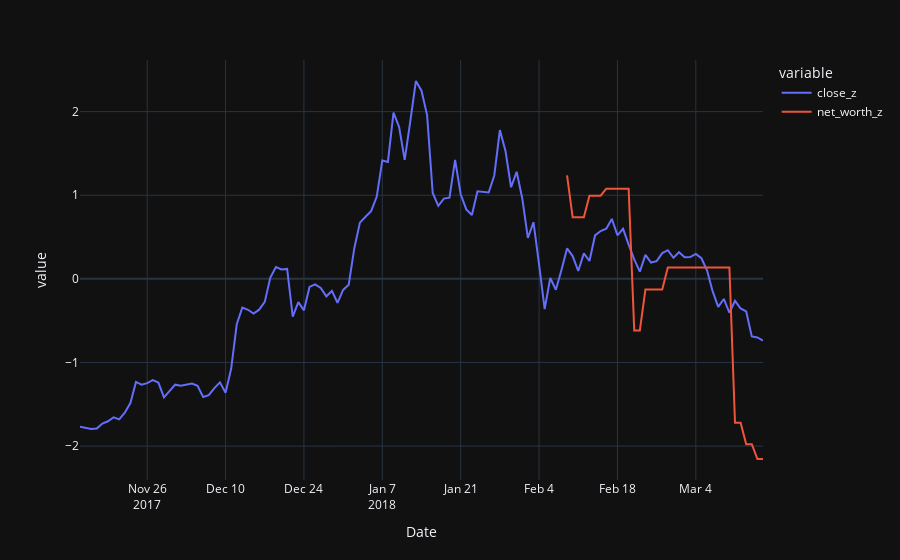

The notebook cell this image was saved under:
### Code cell
#the close price and the net worth amounts need to be normalized to the same scale
# We will get the z-scores for each column and then plot them
df['close_z'] = (df['Close'] - df['Close'].mean())/df['Close'].std(ddof=0)
df['net_worth_z'] = (df['net_worth'] - df['net_worth'].mean())/df['net_worth'].std(ddof=0)
px.line(df, x=df.index, y=['close_z','net_worth_z'],template=px.template)
